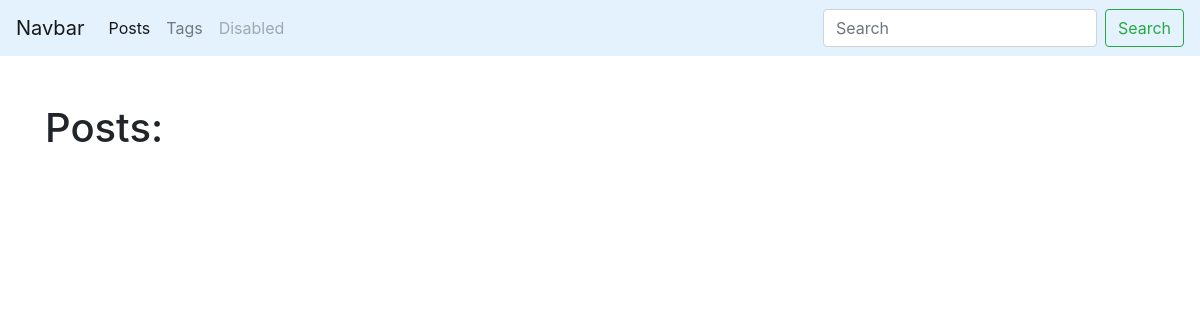
Before: /blog/ with the older database file.
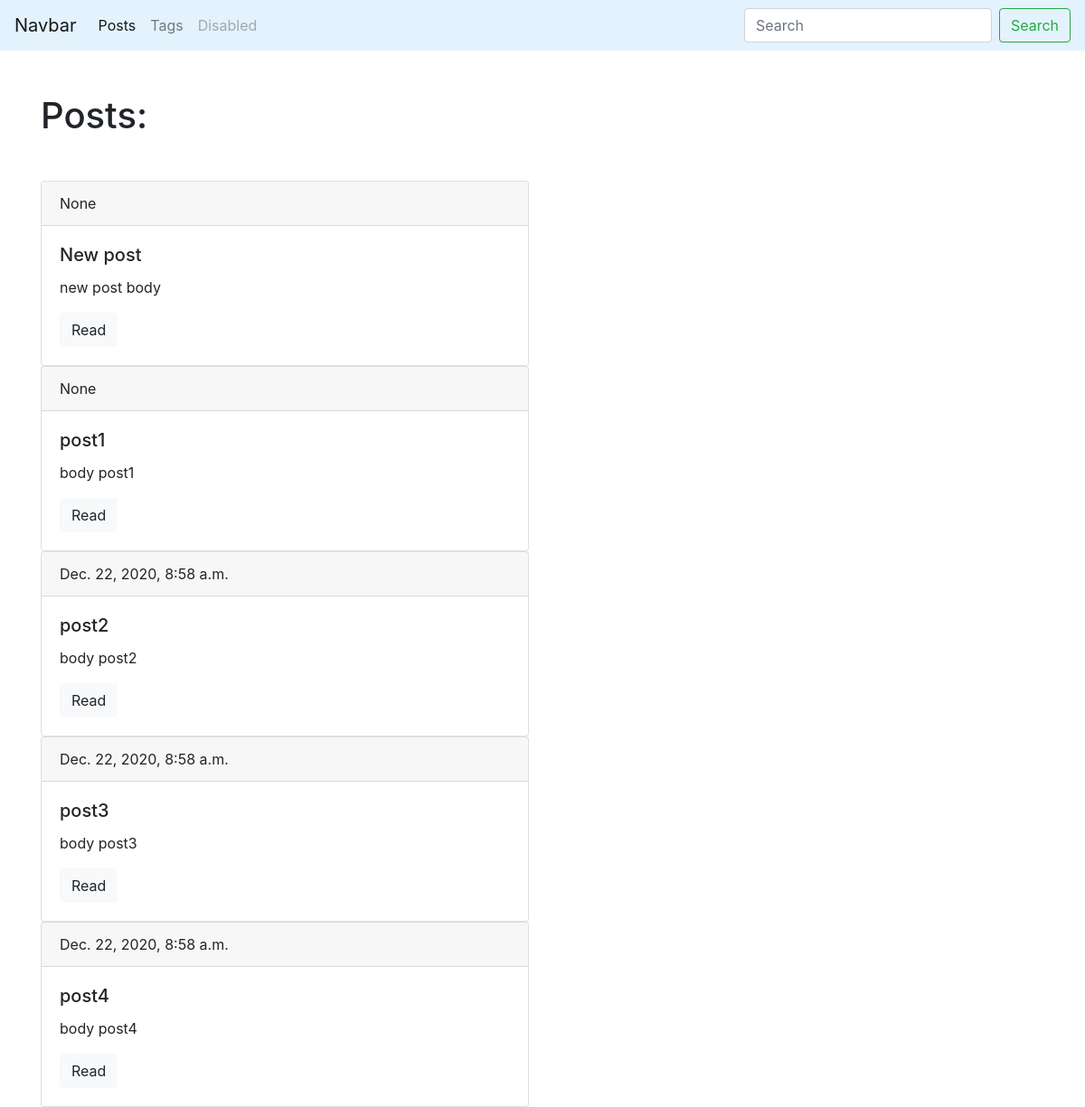
After: the same page with the newer database file.
### blog/models.py (models this page shows, shortened)
class Post(models.Model):
    title = models.CharField(max_length=150, unique=True)
    slug = models.SlugField(max_length=150, unique=True)
    body = models.TextField(blank=True, db_index=True)
    tags = models.ManyToManyField('Tag', blank=True, related_name='posts')
    date_pub = models.DateTimeField(auto_now_add=True)
    def get_absolute_url(self):
        return reverse('post_detail_url', kwargs={'slug': self.slug})

### blog/views.py (the view)
# urls.py: path('', posts_list, name='posts_list_url'),
def posts_list(request):
    posts = Post.objects.all()
    return render(request, 'blog/index.html', context={'posts': posts})

### blog/templates/blog/index.html (shortened to what this page needs)
{% extends 'blog/base_blog.html' %}
{% block content %}
    <h1 class="mb-5">Posts:</h1>
    {% for post in posts %}
        <div class="card">
            <div class="card-header">
                {{ post.date_pub }}
            </div>
            <div class="card-body">
                <h5 class="card-title">{{ post.title }}</h5>
                <p class="card-text">{{ post.body|truncatewords:15 }}</p>
                <a href="{{ post.get_absolute_url }}" class="btn btn-light">Read</a>
            </div>
        </div>
    {% endfor %}
{% endblock %}

Changed rows visible on the page:
added Post: date_pub "None", title "New post", body "new post body"
added Post: date_pub "None", title "post1", body "body post1"
added Post: date_pub "Dec. 22, 2020, 8:58 a.m.", title "post2", body "body post2"
added Post: date_pub "Dec. 22, 2020, 8:58 a.m.", title "post3", body "body post3"
added Post: date_pub "Dec. 22, 2020, 8:58 a.m.", title "post4", body "body post4"
